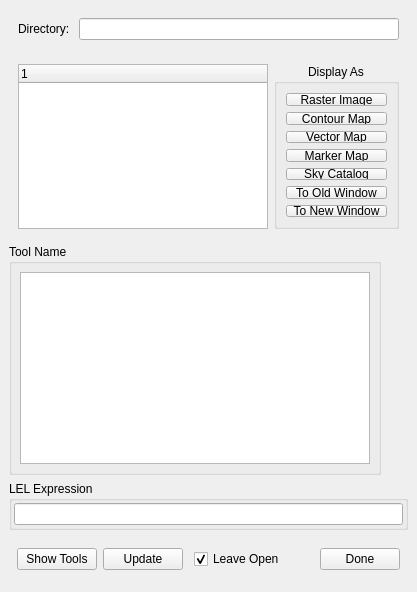
<ui version="4.0" >
 <author>Honglin Ye, National Radio Astronomy Observatory</author>
 <class>QtDataManager</class>
 <widget class="QWidget" name="QtDataManager" >
  <property name="geometry" >
   <rect>
    <x>0</x>
    <y>0</y>
    <width>410</width>
    <height>442</height>
   </rect>
  </property>
  <property name="maximumSize" >
   <size>
    <width>99999</width>
    <height>99999</height>
   </size>
  </property>
  <property name="windowTitle" >
   <string>Load Data -- Viewer</string>
  </property>
  <layout class="QVBoxLayout" >
   <property name="margin" >
    <number>9</number>
   </property>
   <property name="spacing" >
    <number>6</number>
   </property>
   <item>
    <widget class="QFrame" name="topFrame_" >
     <property name="frameShape" >
      <enum>QFrame::NoFrame</enum>
     </property>
     <property name="frameShadow" >
      <enum>QFrame::Raised</enum>
     </property>
     <layout class="QHBoxLayout" >
      <property name="margin" >
       <number>9</number>
      </property>
      <property name="spacing" >
       <number>6</number>
      </property>
      <item>
       <widget class="QLabel" name="dirLabel_" >
        <property name="text" >
         <string>Directory: </string>
        </property>
       </widget>
      </item>
      <item>
       <widget class="QLineEdit" name="dirLineEdit_" />
      </item>
     </layout>
    </widget>
   </item>
   <item>
    <widget class="QFrame" name="midFrame_" >
     <property name="sizePolicy" >
      <sizepolicy>
       <hsizetype>7</hsizetype>
       <vsizetype>7</vsizetype>
       <horstretch>0</horstretch>
       <verstretch>2</verstretch>
      </sizepolicy>
     </property>
     <property name="frameShape" >
      <enum>QFrame::NoFrame</enum>
     </property>
     <property name="frameShadow" >
      <enum>QFrame::Raised</enum>
     </property>
     <layout class="QHBoxLayout" >
      <property name="margin" >
       <number>9</number>
      </property>
      <property name="spacing" >
       <number>6</number>
      </property>
      <item>
       <widget class="QTreeWidget" name="treeWidget_" >
        <property name="minimumSize" >
         <size>
          <width>250</width>
          <height>140</height>
         </size>
        </property>
        <property name="indentation" >
         <number>16</number>
        </property>
        <column>
         <property name="text" >
          <string>1</string>
         </property>
        </column>
       </widget>
      </item>
      <item>
       <widget class="QGroupBox" name="displayGroupBox_" >
        <property name="sizePolicy" >
         <sizepolicy>
          <hsizetype>0</hsizetype>
          <vsizetype>7</vsizetype>
          <horstretch>0</horstretch>
          <verstretch>0</verstretch>
         </sizepolicy>
        </property>
        <property name="minimumSize" >
         <size>
          <width>125</width>
          <height>165</height>
         </size>
        </property>
        <property name="title" >
         <string>Display As</string>
        </property>
        <property name="alignment" >
         <set>Qt::AlignHCenter</set>
        </property>
        <layout class="QVBoxLayout" >
         <property name="margin" >
          <number>9</number>
         </property>
         <property name="spacing" >
          <number>6</number>
         </property>
         <item>
          <widget class="QPushButton" name="rasterButton_" >
           <property name="text" >
            <string>Raster Image</string>
           </property>
          </widget>
         </item>
         <item>
          <widget class="QPushButton" name="contourButton_" >
           <property name="text" >
            <string>Contour Map</string>
           </property>
          </widget>
         </item>
         <item>
          <widget class="QPushButton" name="vectorButton_" >
           <property name="text" >
            <string>Vector Map</string>
           </property>
          </widget>
         </item>
         <item>
          <widget class="QPushButton" name="markerButton_" >
           <property name="text" >
            <string>Marker Map</string>
           </property>
          </widget>
         </item>
         <item>
          <widget class="QPushButton" name="catalogButton_" >
           <property name="text" >
            <string>Sky Catalog</string>
           </property>
          </widget>
         </item>
         <item>
          <widget class="QPushButton" name="oldPanelButton_" >
           <property name="text" >
            <string>To Old Window</string>
           </property>
          </widget>
         </item>
         <item>
          <widget class="QPushButton" name="newPanelButton_" >
           <property name="text" >
            <string>To New Window</string>
           </property>
          </widget>
         </item>
         <item>
          <spacer>
           <property name="orientation" >
            <enum>Qt::Vertical</enum>
           </property>
           <property name="sizeHint" >
            <size>
             <width>20</width>
             <height>40</height>
            </size>
           </property>
          </spacer>
         </item>
        </layout>
       </widget>
      </item>
     </layout>
    </widget>
   </item>
   <item>
    <widget class="QGroupBox" name="toolGroupBox_" >
     <property name="sizePolicy" >
      <sizepolicy>
       <hsizetype>0</hsizetype>
       <vsizetype>0</vsizetype>
       <horstretch>0</horstretch>
       <verstretch>1</verstretch>
      </sizepolicy>
     </property>
     <property name="title" >
      <string>Tool Name</string>
     </property>
     <layout class="QHBoxLayout" >
      <property name="margin" >
       <number>8</number>
      </property>
      <property name="spacing" >
       <number>6</number>
      </property>
      <item>
       <widget class="QListView" name="toolNameListView_" >
        <property name="minimumSize" >
         <size>
          <width>350</width>
          <height>45</height>
         </size>
        </property>
       </widget>
      </item>
     </layout>
    </widget>
   </item>
   <item>
    <widget class="QGroupBox" name="lelGB_" >
     <property name="title" >
      <string>LEL Expression</string>
     </property>
     <property name="flat" >
      <bool>false</bool>
     </property>
     <property name="checkable" >
      <bool>false</bool>
     </property>
     <layout class="QVBoxLayout" >
      <property name="margin" >
       <number>2</number>
      </property>
      <property name="spacing" >
       <number>6</number>
      </property>
      <item>
       <widget class="casa::QtLELEdit" name="lelEdit_" />
      </item>
     </layout>
    </widget>
   </item>
   <item>
    <widget class="QFrame" name="bottomFrame_" >
     <property name="frameShape" >
      <enum>QFrame::NoFrame</enum>
     </property>
     <property name="frameShadow" >
      <enum>QFrame::Raised</enum>
     </property>
     <layout class="QHBoxLayout" >
      <property name="margin" >
       <number>8</number>
      </property>
      <property name="spacing" >
       <number>6</number>
      </property>
      <item>
       <widget class="QPushButton" name="toolButton_" >
        <property name="text" >
         <string>Show Tools</string>
        </property>
       </widget>
      </item>
      <item>
       <widget class="QPushButton" name="updateButton_" >
        <property name="text" >
         <string>Update</string>
        </property>
       </widget>
      </item>
      <item>
       <spacer>
        <property name="orientation" >
         <enum>Qt::Horizontal</enum>
        </property>
        <property name="sizeHint" >
         <size>
          <width>16</width>
          <height>31</height>
         </size>
        </property>
       </spacer>
      </item>
      <item>
       <widget class="QCheckBox" name="leaveOpen_" >
        <property name="text" >
         <string>Leave Open</string>
        </property>
        <property name="checked" >
         <bool>true</bool>
        </property>
       </widget>
      </item>
      <item>
       <spacer>
        <property name="orientation" >
         <enum>Qt::Horizontal</enum>
        </property>
        <property name="sizeHint" >
         <size>
          <width>40</width>
          <height>20</height>
         </size>
        </property>
       </spacer>
      </item>
      <item>
       <widget class="QPushButton" name="cancelButton_" >
        <property name="text" >
         <string>Done</string>
        </property>
       </widget>
      </item>
     </layout>
    </widget>
   </item>
  </layout>
 </widget>
 <customwidgets>
  <customwidget>
   <class>casa::QtLELEdit</class>
   <extends>QLineEdit</extends>
   <header>display/QtViewer/QtLELEdit.qo.h</header>
  </customwidget>
 </customwidgets>
 <tabstops>
  <tabstop>dirLineEdit_</tabstop>
  <tabstop>treeWidget_</tabstop>
  <tabstop>rasterButton_</tabstop>
  <tabstop>contourButton_</tabstop>
  <tabstop>vectorButton_</tabstop>
  <tabstop>markerButton_</tabstop>
  <tabstop>catalogButton_</tabstop>
 </tabstops>
 <resources/>
 <connections>
  <connection>
   <sender>cancelButton_</sender>
   <signal>clicked()</signal>
   <receiver>QtDataManager</receiver>
   <slot>close()</slot>
   <hints>
    <hint type="sourcelabel" >
     <x>370</x>
     <y>286</y>
    </hint>
    <hint type="destinationlabel" >
     <x>376</x>
     <y>293</y>
    </hint>
   </hints>
  </connection>
  <connection>
   <sender>updateButton_</sender>
   <signal>clicked()</signal>
   <receiver>toolNameListView_</receiver>
   <slot>reset()</slot>
   <hints>
    <hint type="sourcelabel" >
     <x>186</x>
     <y>286</y>
    </hint>
    <hint type="destinationlabel" >
     <x>206</x>
     <y>240</y>
    </hint>
   </hints>
  </connection>
  <connection>
   <sender>updateButton_</sender>
   <signal>clicked()</signal>
   <receiver>treeWidget_</receiver>
   <slot>reset()</slot>
   <hints>
    <hint type="sourcelabel" >
     <x>186</x>
     <y>286</y>
    </hint>
    <hint type="destinationlabel" >
     <x>133</x>
     <y>144</y>
    </hint>
   </hints>
  </connection>
  <connection>
   <sender>dirLineEdit_</sender>
   <signal>returnPressed()</signal>
   <receiver>treeWidget_</receiver>
   <slot>reset()</slot>
   <hints>
    <hint type="sourcelabel" >
     <x>203</x>
     <y>24</y>
    </hint>
    <hint type="destinationlabel" >
     <x>204</x>
     <y>65</y>
    </hint>
   </hints>
  </connection>
 </connections>
</ui>
